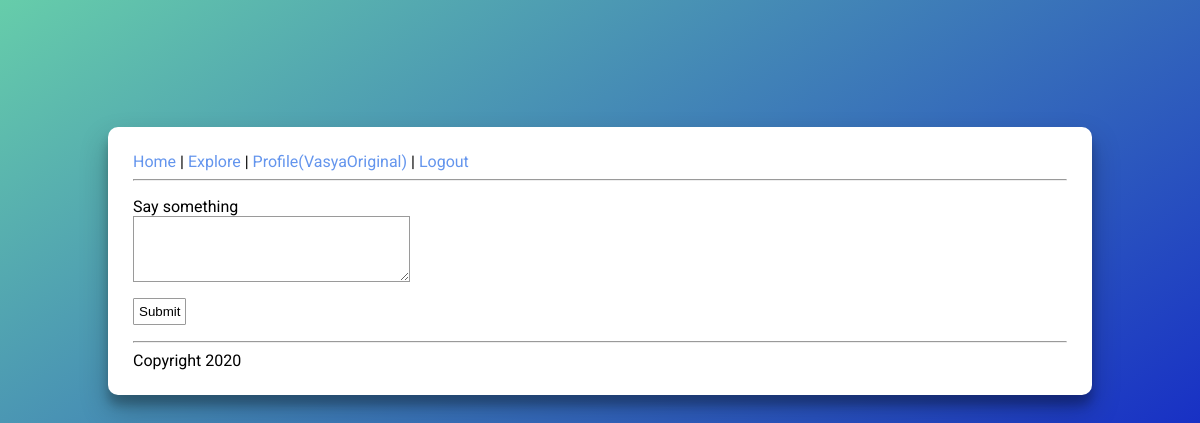
The page /index (signed in) on the database as committed earlier.
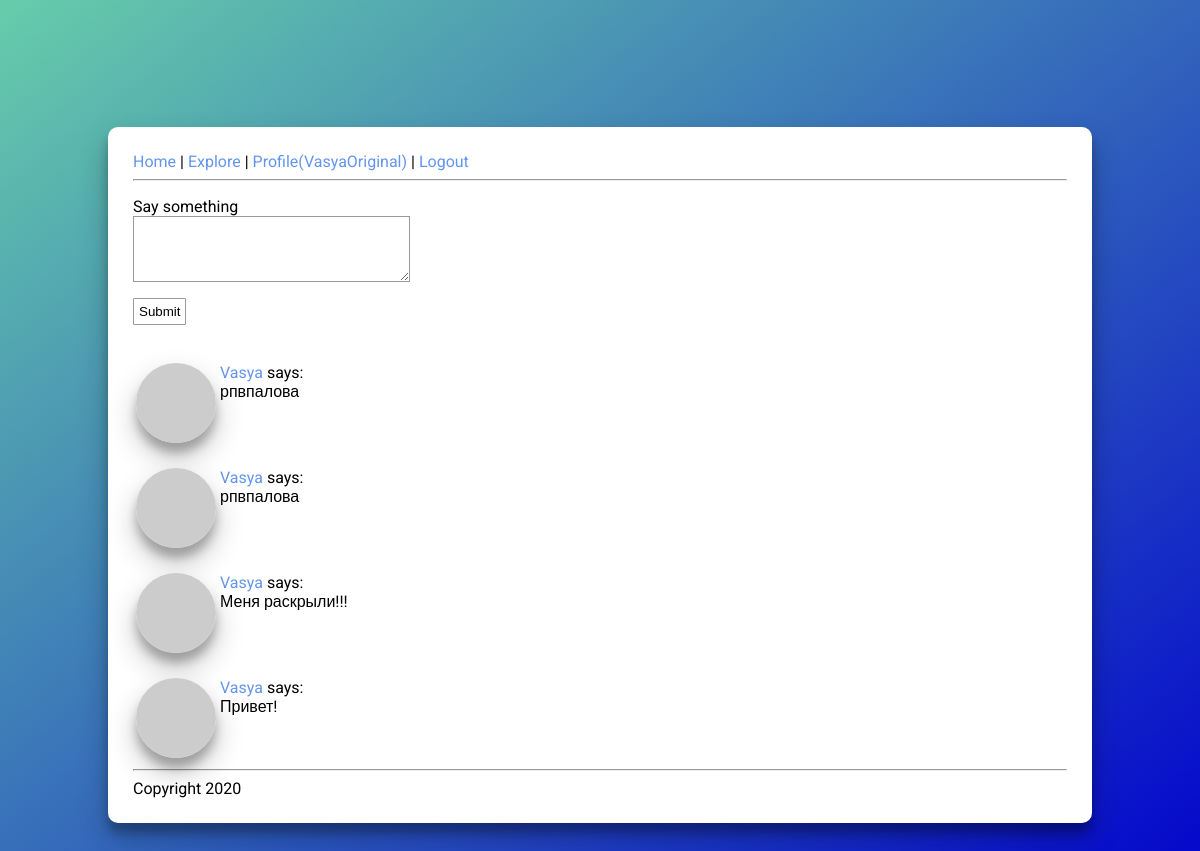
The same page on the database as committed later.
### app/models.py (models this page shows, shortened)
class Post(db.Model):
    id = db.Column(db.Integer, primary_key=True)
    body = db.Column(db.String(140))
    timestamp = db.Column(db.DateTime, index=True, default=datetime.utcnow)
    user_id = db.Column(db.Integer, db.ForeignKey('user.id'))

class User(UserMixin, db.Model):
    id = db.Column(db.Integer, primary_key=True)
    username = db.Column(db.String(64), index=True, unique=True)
    email = db.Column(db.String(120), index=True, unique=True)
    password_hash = db.Column(db.String(128))
    posts = db.relationship('Post', backref='author', lazy='dynamic')
    about_me = db.Column(db.String(140))
    last_seen = db.Column(db.DateTime, default=datetime.utcnow)
    followed = db.relationship(
        'User', secondary=followers,
        primaryjoin=(followers.c.follower_id == id),
        secondaryjoin=(followers.c.followed_id == id),
        backref=db.backref('followers', lazy='dynamic'), lazy='dynamic')
    def avatar(self, size):
            digest = md5(self.email.lower().encode('utf-8')).hexdigest()
            return 'https://www.gravatar.com/avatar/{}?d=identicon&s={}'.format(
                    digest, size)
    def followed_posts(self):
        return Post.query.join(
            followers, (followers.c.followed_id == Post.user_id)).filter(
                followers.c.follower_id == self.id).order_by(
                    Post.timestamp.desc())

### app/routes.py (the view)
@app.route('/', methods=['GET', 'POST'])
@app.route('/index', methods=['GET', 'POST'])
@login_required
def index():
    form = PostForm()
    if form.validate_on_submit():
        post = Post(body=form.post.data, author=current_user)
        db.session.add(post)
        db.session.commit()
        flash('Your post is now live!')
        return redirect(url_for('index'))
    page = request.args.get('page', 1, type=int)
    posts = current_user.followed_posts().paginate(
        page, app.config['POSTS_PER_PAGE'], False)
    next_url = url_for('index', page=posts.next_num) \
        if posts.has_next else None
    prev_url = url_for('index', page=posts.prev_num) \
        if posts.has_prev else None
    return render_template('index.html', title='Home', form=form,
                           posts=posts.items, next_url=next_url,
                           prev_url=prev_url)
    return render_template('index.html', title='Home', form=form,
                           posts=posts.items)

### app/forms.py
class PostForm(FlaskForm):
    post = TextAreaField('Say something', validators=[
        DataRequired(), Length(min=1, max=140)])
    submit = SubmitField('Submit')

### app/models.py (called while the page is built)
@login.user_loader
def load_user(id):
    return User.query.get(int(id))

### app/routes.py (called while the page is built)
@app.before_request
def before_request():
    if current_user.is_authenticated:
        current_user.last_seen = datetime.utcnow()
        db.session.commit()

### app/Templates/index.html (shortened to what this page needs)
﻿{% extends "layout.html" %}
{% block content %}
{% if form %}
<form action="" method="post">
    <p>
        {{ form.post.label }}<br>
        {{ form.post(cols=32, rows=4) }}<br>
    </p>
    <p>{{ form.submit() }}</p>
</form>
    {% for post in posts %}
        {% include '_post.html' %}
    {% endfor %}
{% endif %}
{% endblock %}

### app/Templates/_post.html
﻿<table>
    <tr valign="top">
        <td><img class="avatar" src="{{ post.author.avatar(36) }}"></td>
        <td>
            <a href="{{ url_for('user', username=post.author.username) }}">
                {{ post.author.username }}
            </a>
            says:<br>{{ post.body }}
        </td>
    </tr>
</table>

Rows that differ between the two databases and show on the page:
added Post: author.username "Vasya", body "рпвпалова"
added Post: author.username "Vasya", body "рпвпалова"
added Post: author.username "Vasya", body "Меня раскрыли!!!"
added Post: author.username "Vasya", body "Привет!"
